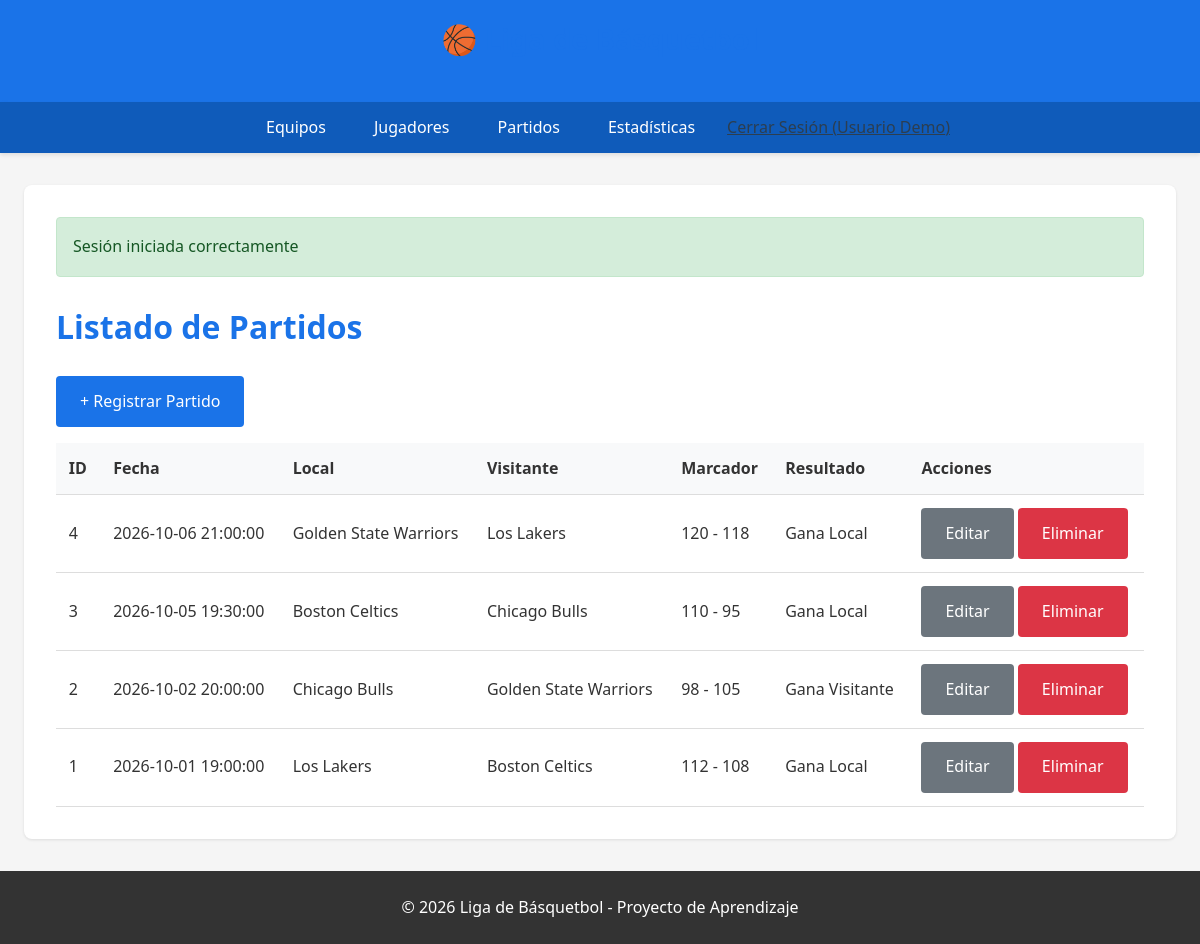
The app's page /public/?controller=Partidos&action=index (signed in) with its own data.
### tables this page shows
CREATE TABLE IF NOT EXISTS partidos (
  id INT UNSIGNED AUTO_INCREMENT PRIMARY KEY,
  fecha DATETIME NOT NULL COMMENT 'Fecha y hora del encuentro',
  equipo_local_id INT UNSIGNED NOT NULL COMMENT 'Equipo local (FK)',
  equipo_visitante_id INT UNSIGNED NOT NULL COMMENT 'Equipo visitante (FK)',
  puntos_local INT UNSIGNED NOT NULL DEFAULT 0 COMMENT 'Puntos equipo local',
  puntos_visitante INT UNSIGNED NOT NULL DEFAULT 0 COMMENT 'Puntos equipo visitante',
  creado_en DATETIME DEFAULT CURRENT_TIMESTAMP,
  KEY idx_partido_local (equipo_local_id),
  KEY idx_partido_visitante (equipo_visitante_id),
  KEY idx_partido_fecha (fecha),
  CONSTRAINT fk_partido_local FOREIGN KEY (equipo_local_id) REFERENCES equipos(id) ON DELETE RESTRICT ON UPDATE CASCADE,
  CONSTRAINT fk_partido_visitante FOREIGN KEY (equipo_visitante_id) REFERENCES equipos(id) ON DELETE RESTRICT ON UPDATE CASCADE
);

CREATE TABLE IF NOT EXISTS equipos (
  id INT UNSIGNED AUTO_INCREMENT PRIMARY KEY,
  nombre VARCHAR(100) NOT NULL COMMENT 'Nombre del equipo',
  ciudad VARCHAR(100) NOT NULL COMMENT 'Ciudad de origen',
  fundacion YEAR NULL COMMENT 'Año de fundación (opcional)',
  creado_en DATETIME DEFAULT CURRENT_TIMESTAMP,
   
   
  UNIQUE KEY uq_equipo_nombre (nombre)
);

### app/core/Controller.php (called while the page is built, shortened)
<?php
class Controller {
    protected function view(string $vista, array $datos = []): void {
        require_once __DIR__ . '/../views/layouts/main.php';
    }
}

### app/controllers/PartidosController.php (called while the page is built, shortened)
<?php
class PartidosController extends Controller {
    private Partido $partidoModel;
    public function __construct() {
        require_once __DIR__ . '/../models/Partido.php';
        $this->partidoModel = new Partido();
    }
    public function index(): void {
        $partidos = $this->partidoModel->obtenerTodos();
        $this->view('partidos/index', [
            'titulo' => 'Listado de Partidos',
            'partidos' => $partidos
        ]);
    }
}

### app/core/Router.php (called while the page is built, shortened)
<?php
class Router {
    private string $actionNombre = 'index';
    private array $params = [];
    private ?object $controllerObjeto = null;
    public function __construct() {
        $this->executeAction();
    }
    private function parseUrl(): void {
        $accion      = strtolower(trim(get('action', 'index')));
        $this->actionNombre = $accion;
        $this->params = [];
    }
    private function loadController(): void {
        $this->controllerObjeto = new $nombreClase();
    }
    private function executeAction(): void {
        call_user_func_array(
            [$this->controllerObjeto, $this->actionNombre],
            [$this->params]
        );
    }
}

### public/index.php (called while the page is built, shortened)
<?php
require_once __DIR__ . '/../app/core/Database.php';
require_once __DIR__ . '/../app/core/Model.php';
require_once __DIR__ . '/../app/core/Controller.php';
require_once __DIR__ . '/../app/core/Router.php';
new Router();

### app/core/Database.php (called while the page is built, shortened)
<?php
class Database {
    private static ?PDO $instancia = null;
    public static function getConexion(): PDO {
        if (self::$instancia === null) {
            try {
                $dsn = 'mysql:host=' . DB_HOST . ';dbname=' . DB_NAME . ';charset=' . DB_CHARSET;
                $opciones = [
                    PDO::ATTR_ERRMODE            => PDO::ERRMODE_EXCEPTION,
                    PDO::ATTR_DEFAULT_FETCH_MODE => PDO::FETCH_ASSOC,
                    PDO::ATTR_EMULATE_PREPARES   => false,
                    PDO::ATTR_PERSISTENT         => false,
                ];
                self::$instancia = new PDO($dsn, DB_USER, DB_PASS, $opciones);
            } catch (PDOException $e) {
                error_log('[ProyectoBasket] Error de conexión a la base de datos: ' . $e->getMessage());
                if (!headers_sent()) {
                    http_response_code(500);
                    header('Content-Type: text/html; charset=utf-8');
                }
                echo '<!DOCTYPE html><html lang="es"><head><meta charset="utf-8">'
                    . '<title>Servicio no disponible</title></head><body>'
                    . '<h1>Servicio no disponible</h1>'
                    . '<p>No se pudo conectar con la base de datos. Inténtalo más tarde.</p>'
                    . '</body></html>';
                exit;
            }
        }
        return self::$instancia;
    }
}

### app/core/Model.php (called while the page is built, shortened)
<?php
class Model {
    public function __construct() {
        $this->db = Database::getConexion();
    }
}

### app/models/Partido.php (called while the page is built, shortened)
<?php
class Partido extends Model {
    protected string $tabla = 'partidos';
    public function obtenerTodos(): array {
        $sql = "SELECT p.*,
                       el.nombre AS nombre_local,
                       ev.nombre AS nombre_visitante
                FROM {$this->tabla} p
                LEFT JOIN equipos el ON el.id = p.equipo_local_id
                LEFT JOIN equipos ev ON ev.id = p.equipo_visitante_id
                ORDER BY p.fecha DESC";
        $stmt = $this->db->prepare($sql);
        $stmt->execute();
        return $stmt->fetchAll();
    }
}

### app/views/partidos/index.php (the view, shortened to what this page needs)
<h1>Listado de Partidos</h1>
<div class="actions">
    <a href="<?= BASE_URL ?>?controller=Partidos&action=crear" class="btn">+ Registrar Partido</a>
</div>
<?php if (empty($partidos)): ?>
    <p class="text-center">No hay partidos registrados.</p>
<?php else: ?>
    <table>
        <thead>
            <tr>
                <th>ID</th>
                <th>Fecha</th>
                <th>Local</th>
                <th>Visitante</th>
                <th>Marcador</th>
                <th>Resultado</th>
                <th>Acciones</th>
            </tr>
        </thead>
        <tbody>
            <?php foreach ($partidos as $p): ?>
                <?php
                    $pl = (int)$p['puntos_local'];
                    $pv = (int)$p['puntos_visitante'];
                    if ($pl > $pv) {
                        $res = 'Gana Local';
                    } elseif ($pv > $pl) {
                        $res = 'Gana Visitante';
                    } else {
                        $res = 'Empate';
                    }
                ?>
                <tr>
                    <td><?= htmlspecialchars((string)$p['id']) ?></td>
                    <td><?= htmlspecialchars($p['fecha']) ?></td>
                    <td><?= htmlspecialchars($p['nombre_local']) ?></td>
                    <td><?= htmlspecialchars($p['nombre_visitante']) ?></td>
                    <td><?= $pl ?> - <?= $pv ?></td>
                    <td><?= $res ?></td>
                    <td>
                        <a href="<?= BASE_URL ?>?controller=Partidos&action=editar&id=<?= $p['id'] ?>" class="btn btn-secondary">Editar</a>
                                                <form action="<?= BASE_URL ?>?controller=Partidos&action=eliminar" method="POST" class="inline-form"
                              onsubmit="return confirm('¿Eliminar este partido?');">
                            <button type="submit" class="btn btn-danger">Eliminar</button>
                        </form>
                    </td>
                </tr>
            <?php endforeach; ?>
        </tbody>
    </table>
<?php endif; ?>

### public/css/styles.css (style rules this page uses)
* { margin: 0; padding: 0; box-sizing: border-box; }
body { font-family: 'Segoe UI', Tahoma, Geneva, Verdana, sans-serif; line-height: 1.6; background-color: #f5f5f5; color: #333; }
h1, h2, h3 { color: #1a73e8; margin-bottom: 1.5rem; }
table { width: 100%; border-collapse: collapse; margin-top: 1rem; background-color: white; }
table th, table td { padding: 0.8rem; text-align: left; border-bottom: 1px solid #ddd; }
table th { background-color: #f8f9fa; font-weight: 600; color: #333; }
form { max-width: 600px; margin: 0 auto; }
.btn { display: inline-block; padding: 0.8rem 1.5rem; background-color: #1a73e8; color: white; border: none; border-radius: 4px; text-decoration: none; cursor: pointer; font-size: 1rem; transition: background-color 0.3s; }
.btn-secondary { background-color: #6c757d; }
.btn-danger { background-color: #dc3545; }
.actions { margin-top: 1.5rem; display: flex; gap: 0.8rem; flex-wrap: wrap; }
.inline-form { display: inline; margin: 0; }
.inline-form .btn, .btn-link { cursor: pointer; font: inherit; }

### records on screen
partidos: id "4", fecha "2026-10-06 21:00:00", equipo_local.nombre "Golden State Warriors", equipo_visitante.nombre "Los Lakers", puntos_local "120", puntos_visitante "118", res "Gana Local"
partidos: id "3", fecha "2026-10-05 19:30:00", equipo_local.nombre "Boston Celtics", equipo_visitante.nombre "Chicago Bulls", puntos_local "110", puntos_visitante "95", res "Gana Local"
partidos: id "2", fecha "2026-10-02 20:00:00", equipo_local.nombre "Chicago Bulls", equipo_visitante.nombre "Golden State Warriors", puntos_local "98", puntos_visitante "105", res "Gana Visitante"
partidos: id "1", fecha "2026-10-01 19:00:00", equipo_local.nombre "Los Lakers", equipo_visitante.nombre "Boston Celtics", puntos_local "112", puntos_visitante "108", res "Gana Local"

### other values on screen
$_SESSION['nombre'] "Usuario Demo"
$_SESSION['exito'] "Sesión iniciada correctamente"
